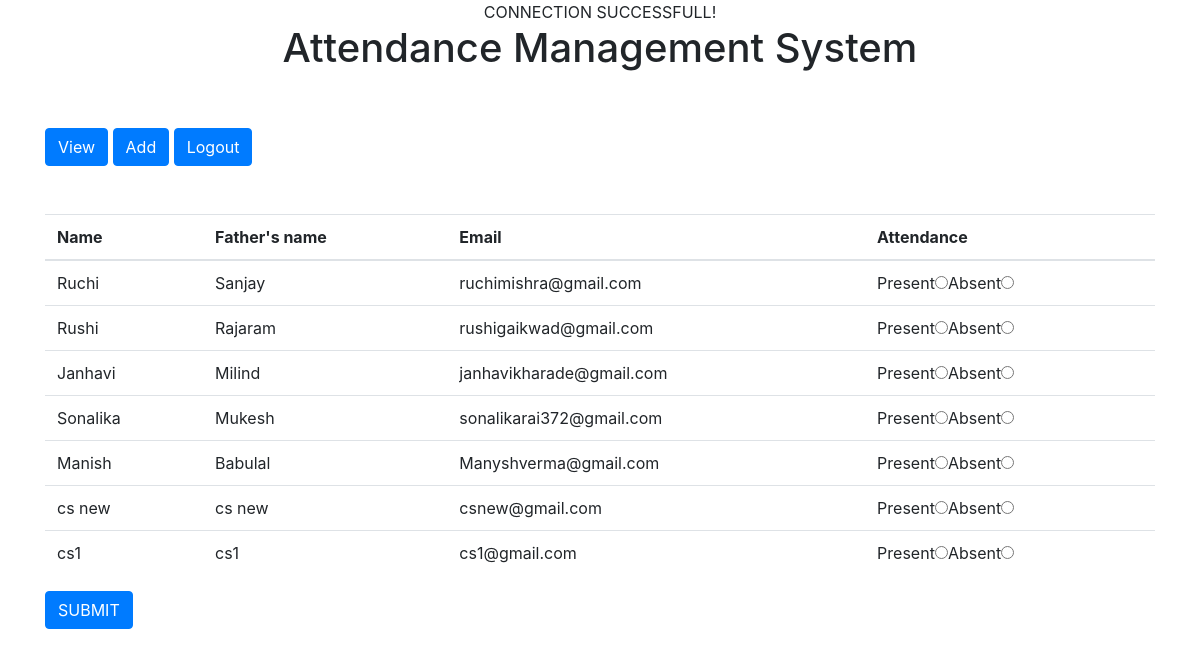
Screenshot of /CS.php (signed in) with the database file from the repository.
### tables this page shows
CREATE TABLE IF NOT EXISTS `emp` (
  `emp_id` int(11) NOT NULL AUTO_INCREMENT,
  `name` varchar(50) NOT NULL,
  `fname` varchar(50) NOT NULL,
  `email` varchar(100) NOT NULL,
  PRIMARY KEY (`emp_id`)
);

### CS.php (the view, shortened to what this page needs)
<?php include_once("connection.php");
?>
<!DOCTYPE html>
<html>
<head>
<link rel="stylesheet" href="https://maxcdn.bootstrapcdn.com/bootstrap/4.1.3/css/bootstrap.min.css">
</head>
<body>
<div class="panel panel-default container">
<div
 class="panel-heading">
    <h1 style="text-align: canter;" align="center">Attendance Management System</h1>
		<br><br>
</div>
<div class="panel-body">
	<a href="view.php" class="btn btn-primary">View</a>
	<a href="add.php" class="btn btn-primary pull-right">Add</a>
	<a href="logout.php" class="btn btn-primary pull-right">Logout</a>
	<br><br><br>
<form method="post">
<table class="table">
	<thead>
	<tr>
	<th>Name</th>
	<th>Father's name</th>
	<th>Email</th>
	<th>Attendance</th>
	</tr>
	</thead>
	<tbody>
	<?php
	$query="select * from emp";
	$result=$link->query($query);
	while($show=$result->fetch_assoc()){
	?>
	<tr>
	 <td><?php echo $show['name'];?></td>
	 <td><?php echo $show['fname'];?></td>
	 <td><?php echo $show['email'];?></td>
	 <td>Present<input required type="radio" name="attendance[<?php echo $show['emp_id'] ?>]" value="Present">Absent<input required type="radio" name="attendance[<?php echo $show['emp_id']; ?>]" value="Absent">
	 </td>
     </tr>
	<?php } ?>
	</tbody>
	</table>
	<input class="btn btn-primary" type ="submit" onclick="alertme()" value = "SUBMIT">
	</form>
	</div>
		<br><br>
</body>
</html>

### rows the page displays
emp: name "Ruchi", fname "Sanjay", email "ruchimishra@gmail.com"
emp: name "Rushi", fname "Rajaram", email "rushigaikwad@gmail.com"
emp: name "Janhavi", fname "Milind", email "janhavikharade@gmail.com"
emp: name "Sonalika", fname "Mukesh", email "sonalikarai372@gmail.com"
emp: name "Manish", fname "Babulal", email "Manyshverma@gmail.com"
emp: name "cs new", fname "cs new", email "csnew@gmail.com"
emp: name "cs1", fname "cs1", email "cs1@gmail.com"
